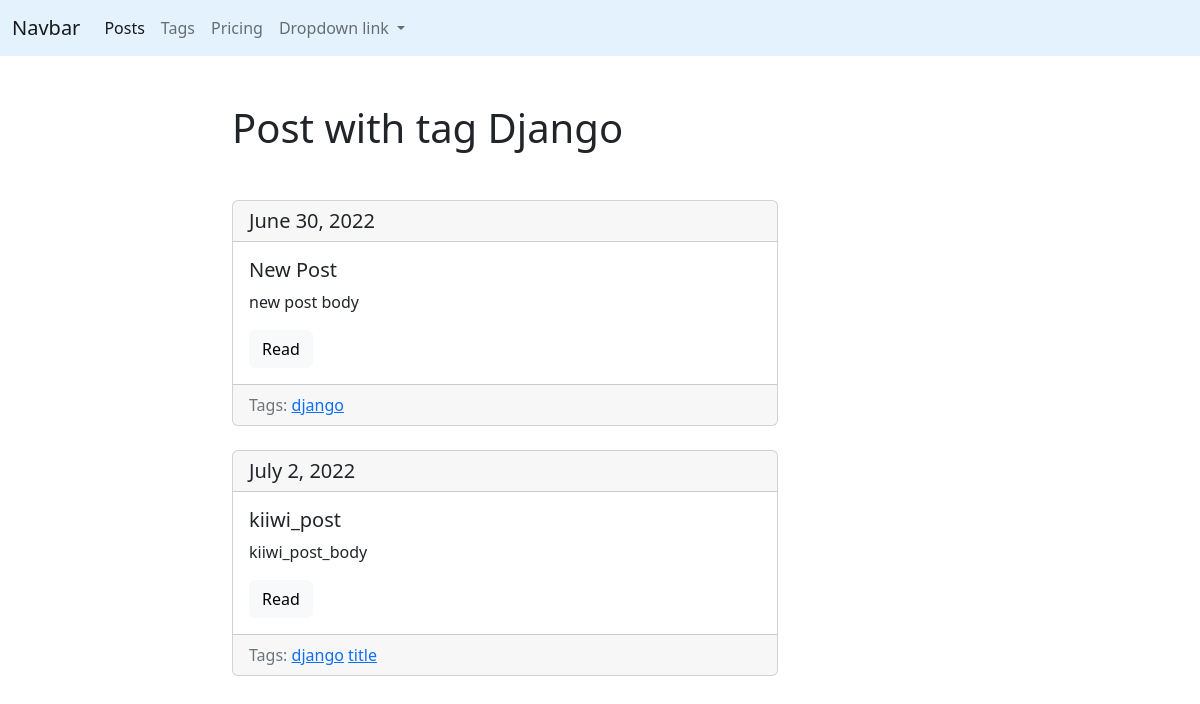
/blog/tag/django, run on the app's committed database.
### blog/models.py (models this page shows, shortened)
class Tag(models.Model):
    title = models.CharField(max_length=50, db_index=True)
    slug = models.SlugField(max_length=50, unique=True)
    def get_absolute_url(self):
        return reverse('tag_detail_url', kwargs={'slug': self.slug})

class Post(models.Model):
    title = models.CharField(max_length=150, db_index=True)
    slug = models.SlugField(max_length=150, blank=True, unique=True)
    body = models.TextField(blank=True, db_index=True)
    date_pub = models.DateField(auto_now_add=True)
    tags = models.ManyToManyField('Tag', blank=True, related_name='posts')
    def get_absolute_url(self):
        return reverse('post_detail_url', kwargs={'slug':self.slug})

### blog/views.py (the view)
# urls.py: path('tag/<str:slug>', TagDetail.as_view(), name='tag_detail_url')
class TagDetail(ObjectDetailMixin, View):
    model = Tag
    template = 'blog/tag_detail.html'

### blog/util.py (called while the page is built)
    def get(self, request, slug):
        obj = get_object_or_404(self.model, slug__iexact=slug)
        return render(request, self.template, context={self.model.__name__.lower(): obj})

### blog/templates/blog/tag_detail.html (shortened to what this page needs)
{% extends 'blog/base_blog.html' %}
{% block content %}
    <h1 class="mb-5">Post with tag {{tag.title|title}}</h1>
    {% for post in tag.posts.all %}
        {% include 'blog/includes/card_detail.html' %}
    {% endfor %}
{% endblock %}

### blog/templates/blog/includes/card_detail.html
<div class="card mb-4">
              <h5 class="card-header">{{post.date_pub}}</h5>
              <div class="card-body">
                <h5 class="card-title">{{post.title}}</h5>
                <p class="card-text">{{post.body|truncatewords:15}}</p>
                <a href="{{post.get_absolute_url}}" class="btn btn-light">Read</a>
              </div>
                <div class="card-footer text-muted">
                Tags:
                    {% for tag in post.tags.all %}
                        <a href="{{tag.get_absolute_url}}">{{tag.title}}</a>
                    {% endfor %}
                </div>
</div>

### data on the page
Tag: title "Django", title "django"
Post: date_pub "June 30, 2022", title "New Post", body "new post body"
Post: date_pub "July 2, 2022", title "kiiwi_post", body "kiiwi_post_body"
Tag: title "title"
